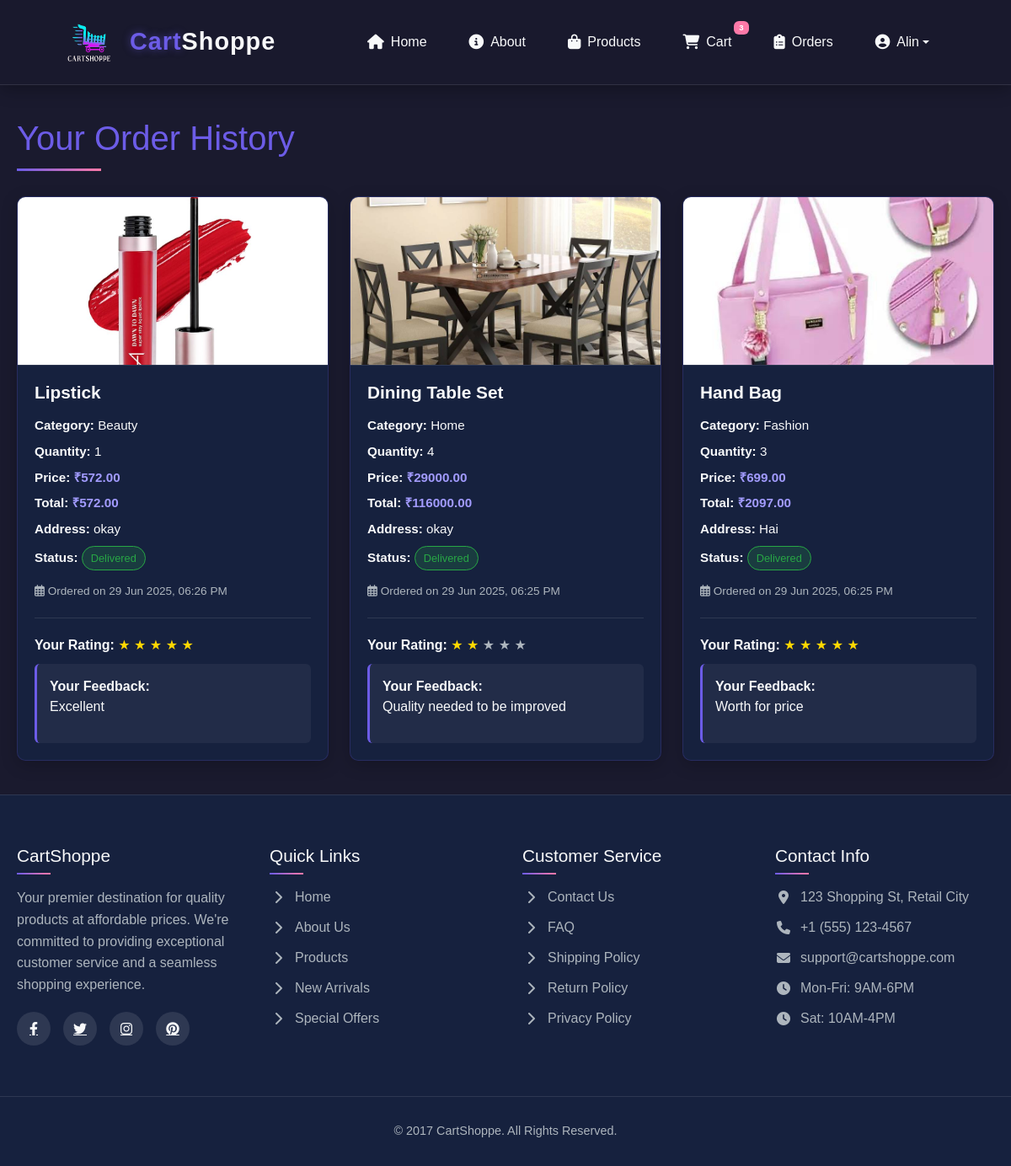
Screenshot of /orders/ (signed in) with the database file from the repository.
### myproject/myapp/models.py (models this page shows)
class Register(AbstractUser):
    usertype=models.CharField(max_length=10,null=True)
    contact = models.CharField(max_length=10, null=True)

class Order(models.Model):
    user = models.ForeignKey(settings.AUTH_USER_MODEL, on_delete=models.CASCADE,null=True)
    product = models.ForeignKey('Product', on_delete=models.CASCADE,null=True)
    quantity = models.PositiveIntegerField(default=1,null=True)
    address = models.TextField()
    ordered_at = models.DateTimeField(auto_now_add=True,null=True)
    status = models.CharField(max_length=20, choices=ORDER_STATUS_CHOICES, default='Placed')
    product = models.ForeignKey('Product', on_delete=models.CASCADE, related_name='orders', null=True)
    feedback = models.TextField(blank=True, null=True)
    rating = models.PositiveIntegerField(blank=True, null=True)
    feedback_at = models.DateTimeField(blank=True, null=True)
    def total_price(self):
        return self.product.price * self.quantity

class Product(models.Model):
    name = models.CharField(max_length=255,null=True)
    category = models.CharField(max_length=100,null=True)
    price = models.DecimalField(max_digits=10, decimal_places=2,null=True)
    image = models.ImageField(upload_to='product_images/',null=True)

### myproject/myapp/views.py (the view)
# urls.py: path('orders/', views.view_orders, name='view_orders'),
def view_orders(request):
    orders = Order.objects.filter(user=request.user).order_by('-ordered_at')
    return render(request, 'order.html', {'orders': orders})

### myproject/myapp/templates/order.html (shortened to what this page needs)
{% load static %}
{% include 'header.html' %}
<div class="orders-container">
    <h1 class="page-title">Your Order History</h1>
    {% if orders %}
        <div class="orders-grid">
            {% for order in orders %}
            <div class="order-card">
                <img src="{{ order.product.image.url }}" class="order-image" alt="{{ order.product.name }}">
                <div class="order-details">
                    <h3 class="order-title">{{ order.product.name }}</h3>
                    <div class="order-meta">
                        <p><strong>Category:</strong> {{ order.product.category }}</p>
                        <p><strong>Quantity:</strong> {{ order.quantity }}</p>
                        <p><strong>Price:</strong> <span class="order-price">₹{{ order.product.price }}</span></p>
                        <p><strong>Total:</strong> <span class="order-price">₹{{ order.total_price }}</span></p>
                        <p><strong>Address:</strong> {{ order.address }}</p>
                        <p><strong>Status:</strong>
                            <span class="order-status
                                {% if order.status == 'Delivered' %}status-delivered
                                {% elif order.status == 'Cancelled' %}status-cancelled
                                {% else %}status-processing{% endif %}">
                                {{ order.status }}
                            </span>
                        </p>
                    </div>
                    <p class="order-date">
                        <i class="far fa-calendar-alt"></i> Ordered on {{ order.ordered_at|date:"d M Y, h:i A" }}
                    </p>
                    {% if order.status == "Delivered" and not order.feedback %}
                        <div class="feedback-form">
                            <form method="post" action="{% url 'submit_feedback' order.id %}">
                                {% csrf_token %}
                                <div class="form-group">
                                    <label>Rate Your Experience</label>
                                    <div class="star-rating">
                                        {% for i in "54321" %}
                                            <input type="radio" name="rating" id="star{{ i }}-{{ order.id }}" value="{{ i }}">
                                            <label for="star{{ i }}-{{ order.id }}" title="{{ i }} stars">★</label>
                                        {% endfor %}
                                    </div>
                                </div>
                                <div class="form-group">
                                    <label for="feedback-{{ order.id }}">Your Feedback</label>
                                    <textarea name="feedback" id="feedback-{{ order.id }}" class="form-control" rows="3" required></textarea>
                                </div>
                                <button type="submit" class="submit-btn">
                                    <i class="fas fa-paper-plane"></i> Submit Feedback
                                </button>
                            </form>
                        </div>
                    {% elif order.feedback %}
                        <div class="feedback-display">
                            <div class="feedback-rating">
                                <strong>Your Rating:</strong>
                                {% for i in "12345" %}
                                    {% if forloop.counter <= order.rating %}
                                        <span style="color: gold;">★</span>
                                    {% else %}
                                        <span style="color: var(--text-muted);">★</span>
                                    {% endif %}
                                {% endfor %}
                            </div>
                            <div class="feedback-text">
                                <strong>Your Feedback:</strong>
                                <p>{{ order.feedback }}</p>
                            </div>
                        </div>
                    {% endif %}
                </div>
            </div>
            {% endfor %}
        </div>
    {% endif %}
</div>
{% include 'footer.html' %}

### myproject/myapp/templates/header.html (shortened to what this page needs)
  {% load static %}
<html>
    <head>
        <link rel="stylesheet" href="https://cdnjs.cloudflare.com/ajax/libs/font-awesome/6.4.0/css/all.min.css">
        <link href="https://cdn.jsdelivr.net/npm/bootstrap@5.3.6/dist/css/bootstrap.min.css" rel="stylesheet">
    </head>
   <body>
    <header>
  <nav class="navbar navbar-expand-lg navbar-dark">
    <div class="container-fluid">
      <a class="navbar-brand" href="/1">
        <img src="{% static 'images/logo2.png' %}" alt="CartShoppe Logo">
        <span class="brand-part1">Cart</span><span class="brand-part2">Shoppe</span>
      </a>
      <div class="collapse navbar-collapse" id="mainNavbar">
        <ul class="navbar-nav ms-auto mb-2 mb-lg-0">
          {% if request.session.ut == 'admin' %}
            <li class="nav-item"><a class="nav-link {% if request.path == '/1' %}active{% endif %}" href="/1"><i class="fas fa-home"></i> Home</a></li>
            <li class="nav-item"><a class="nav-link {% if request.path == '/5' %}active{% endif %}" href="/5"><i class="fas fa-users"></i> Users</a></li>
            <li class="nav-item"><a class="nav-link {% if request.path == '/8' %}active{% endif %}" href="/8"><i class="fas fa-box-open"></i> Products</a></li>
            <li class="nav-item"><a class="nav-link {% if request.path == '/view_bookings/' %}active{% endif %}" href="{% url 'view_bookings' %}"><i class="fas fa-calendar-check"></i> Bookings</a></li>
            <li class="nav-item"><a class="nav-link {% if request.path == '/add_category/' %}active{% endif %}" href="{% url 'add_category' %}"><i class="fas fa-tags"></i> Categories</a></li>
          {% elif user.is_authenticated %}
            <li class="nav-item"><a class="nav-link {% if request.path == '/1' %}active{% endif %}" href="/1"><i class="fas fa-home"></i> Home</a></li>
            <li class="nav-item"><a class="nav-link {% if request.path == '/2' %}active{% endif %}" href="/2"><i class="fas fa-info-circle"></i> About</a></li>
            <li class="nav-item"><a class="nav-link {% if request.path == '/9' %}active{% endif %}" href="/9"><i class="fas fa-shopping-bag"></i> Products</a></li>
            <li class="nav-item position-relative"><a class="nav-link {% if request.path == '/10' %}active{% endif %}" href="/10"><i class="fas fa-shopping-cart"></i> Cart <span class="badge badge-notification">3</span></a></li>
            <li class="nav-item"><a class="nav-link {% if request.path == '/view_orders/' %}active{% endif %}" href="{% url 'view_orders' %}"><i class="fas fa-clipboard-list"></i> Orders</a></li>
          {% endif %}
        </ul>
        <ul class="navbar-nav">
          {% if user.is_authenticated and request.session.ut != 'admin' %}
            <li class="nav-item dropdown">
              <a class="nav-link dropdown-toggle" href="#" id="userDropdown" role="button" data-bs-toggle="dropdown">
                <i class="fas fa-user-circle"></i> {{ user.username }}
              </a>
            </li>
          {% elif request.session.ut == 'admin' %}
            <li class="nav-item">
              <a class="nav-link" href="{% url 'logout' %}"><i class="fas fa-sign-out-alt"></i> Logout</a>
            </li>
          {% else %}
            <li class="nav-item"><a class="nav-link {% if request.path == '/3' %}active{% endif %}" href="/3"><i class="fas fa-sign-in-alt"></i> Login</a></li>
            <li class="nav-item"><a class="nav-link {% if request.path == '/4' %}active{% endif %}" href="/4"><i class="fas fa-user-plus"></i> Register</a></li>
          {% endif %}
        </ul>
      </div>
    </div>
  </nav>
</header>

### myproject/myapp/templates/footer.html (shortened to what this page needs)
{% load static %}
<footer>
        <div class="footer-content">
            <div class="footer-column">
                <h3>CartShoppe</h3>
                <p style="color: var(--text-muted); line-height: 1.6;">
                    Your premier destination for quality products at affordable prices. We're committed to providing exceptional customer service and a seamless shopping experience.
                </p>
                <div class="social-links">
                    <a href="#"><i class="fab fa-facebook-f"></i></a>
                    <a href="#"><i class="fab fa-twitter"></i></a>
                    <a href="#"><i class="fab fa-instagram"></i></a>
                    <a href="#"><i class="fab fa-pinterest"></i></a>
                </div>
            </div>
            <div class="footer-column">
                <h3>Quick Links</h3>
                <ul class="footer-links">
                    <li><a href="/1"><i class="fas fa-chevron-right"></i> Home</a></li>
                    <li><a href="/2"><i class="fas fa-chevron-right"></i> About Us</a></li>
                    <li><a href="/9"><i class="fas fa-chevron-right"></i> Products</a></li>
                    <li><a href="/9"><i class="fas fa-chevron-right"></i> New Arrivals</a></li>
                    <li><a href="/9"><i class="fas fa-chevron-right"></i> Special Offers</a></li>
                </ul>
            </div>
            <div class="footer-column">
                <h3>Customer Service</h3>
                <ul class="footer-links">
                    <li><a href="#"><i class="fas fa-chevron-right"></i> Contact Us</a></li>
                    <li><a href="#"><i class="fas fa-chevron-right"></i> FAQ</a></li>
                    <li><a href="#"><i class="fas fa-chevron-right"></i> Shipping Policy</a></li>
                    <li><a href="#"><i class="fas fa-chevron-right"></i> Return Policy</a></li>
                    <li><a href="#"><i class="fas fa-chevron-right"></i> Privacy Policy</a></li>
                </ul>
            </div>
            <div class="footer-column">
                <h3>Contact Info</h3>
                <ul class="footer-links">
                    <li><a href="#"><i class="fas fa-map-marker-alt"></i> 123 Shopping St, Retail City</a></li>
                    <li><a href="#"><i class="fas fa-phone"></i> +1 (555) 123-4567</a></li>
                    <li><a href="#"><i class="fas fa-envelope"></i> support@cartshoppe.com</a></li>
                    <li><a href="#"><i class="fas fa-clock"></i> Mon-Fri: 9AM-6PM</a></li>
                    <li><a href="#"><i class="fas fa-clock"></i> Sat: 10AM-4PM</a></li>
                </ul>
            </div>
        </div>
        <div class="copyright">
            &copy; 2017 CartShoppe. All Rights Reserved.
        </div>
    </footer>

### myproject/myapp/templates/order.html (style rules this page uses)
:root { --primary-color: #6c5ce7; --secondary-color: #a29bfe; --accent-color: #fd79a8; --success-color: #28a745; --danger-color: #dc3545; --warning-color: #ffc107; --dark-bg: #1a1a2e; --darker-bg: #16213e; --card-bg: #16213e; --text-light: #f8f9fa; --text-muted: #adb5bd; }
body { font-family: 'Poppins', sans-serif; background-color: var(--dark-bg); color: var(--text-light); padding-top: 100px; min-height: 100vh; }
.orders-container { max-width: 1400px; margin: 40px auto; padding: 0 20px; }
.page-title { color: var(--primary-color); font-size: 2.5rem; margin-bottom: 30px; position: relative; padding-bottom: 15px; }
.page-title::after { content: ''; position: absolute; bottom: 0; left: 0; width: 100px; height: 3px; background: linear-gradient(90deg, var(--primary-color), var(--accent-color)); }
.orders-grid { display: grid; grid-template-columns: repeat(auto-fill, minmax(350px, 1fr)); gap: 25px; }
.order-card { background-color: var(--card-bg); border-radius: 10px; overflow: hidden; box-shadow: 0 5px 20px rgba(0, 0, 0, 0.2); border: 1px solid rgba(108, 92, 231, 0.2); transition: all 0.3s ease; }
.order-image { width: 100%; height: 200px; object-fit: cover; border-bottom: 1px solid rgba(255, 255, 255, 0.1); }
.order-details { padding: 20px; }
.order-title { font-size: 1.3rem; font-weight: 600; margin-bottom: 15px; color: var(--text-light); }
.order-meta { margin-bottom: 15px; }
.order-meta p { margin-bottom: 8px; font-size: 0.95rem; }
.order-price { font-weight: 600; color: var(--secondary-color); }
.order-status { display: inline-block; padding: 4px 10px; border-radius: 20px; font-size: 0.8rem; font-weight: 500; }
.status-delivered { background-color: rgba(40, 167, 69, 0.2); color: var(--success-color); border: 1px solid var(--success-color); }
.order-date { color: var(--text-muted); font-size: 0.85rem; margin-top: 15px; }
.feedback-display { margin-top: 20px; padding-top: 20px; border-top: 1px solid rgba(255, 255, 255, 0.1); }
.feedback-rating { margin-bottom: 10px; }
.feedback-text { background-color: rgba(255, 255, 255, 0.05); padding: 15px; border-radius: 6px; border-left: 3px solid var(--primary-color); }

### myproject/myapp/templates/footer.html (style rules this page uses)
footer { background-color: var(--darker-bg); padding: 60px 0 30px; border-top: 1px solid rgba(255, 255, 255, 0.1); }
.footer-content { max-width: 1200px; margin: 0 auto; padding: 0 20px; display: grid; grid-template-columns: repeat(auto-fit, minmax(250px, 1fr)); gap: 40px; }
.footer-column h3 { color: var(--text-light); margin-bottom: 25px; font-size: 1.3rem; position: relative; }
.footer-column h3::after { content: ''; position: absolute; bottom: -10px; left: 0; width: 40px; height: 2px; background: linear-gradient(90deg, var(--primary-color), var(--accent-color)); }
.footer-links { list-style: none; padding: 0; margin: 0; }
.footer-links li { margin-bottom: 12px; }
.footer-links a { color: var(--text-muted); text-decoration: none; transition: all 0.3s ease; display: flex; align-items: center; }
.footer-links a i { margin-right: 10px; width: 20px; text-align: center; }
.social-links { display: flex; gap: 15px; margin-top: 20px; }
.social-links a { display: inline-flex; align-items: center; justify-content: center; width: 40px; height: 40px; border-radius: 50%; background-color: rgba(255, 255, 255, 0.1); color: var(--text-light); transition: all 0.3s ease; }
.copyright { text-align: center; margin-top: 60px; padding-top: 30px; border-top: 1px solid rgba(255, 255, 255, 0.1); color: var(--text-muted); font-size: 0.9rem; }

### rows the page displays
Register: username "Alin"
Order: product.image (picture), product.name "Lipstick", product.category "Beauty", quantity "1", product.price "572.00", total_price "572.00", address "okay", status "Delivered", ordered_at "29 Jun 2025, 06:26 PM", rating 5 (drawn), feedback "Excellent"
Order: product.image (picture), product.name "Dining Table Set", product.category "Home", quantity "4", product.price "29000.00", total_price "116000.00", address "okay", status "Delivered", ordered_at "29 Jun 2025, 06:25 PM", rating 2 (drawn), feedback "Quality needed to be improved"
Order: product.image (picture), product.name "Hand Bag", product.category "Fashion", quantity "3", product.price "699.00", total_price "2097.00", address "Hai", status "Delivered", ordered_at "29 Jun 2025, 06:25 PM", rating 5 (drawn), feedback "Worth for price"
